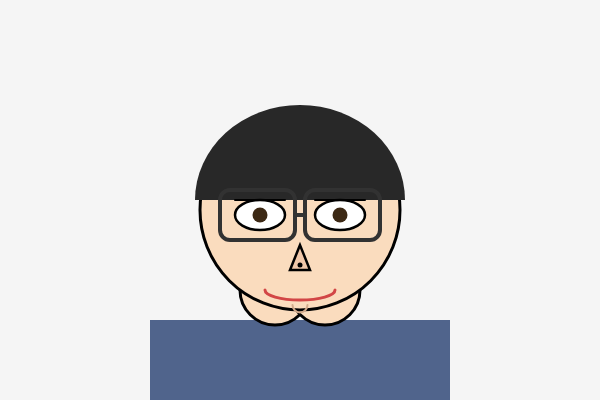
Frame 1 (no input)
Frame 60 (no input): identical to frame 1, image omitted
Frame 120 (the mouse pressed at the canvas centre since frame 60): identical to frame 1, image omitted

The p5.js sketch that drew this single still picture (run headless with seeded random() and noise() and a simulated clock; from frame 60 on, the mouse is pressed at the canvas centre):

// p5.js sketch
// ── sketch.js
let charX = 300;
let charY = 200;
let hairColor = 40;
let eyeH = 30;

function setup() {
  createCanvas(600, 400);
}

function draw() {
  background(245);

  noStroke();
  fill(80, 100, 140);
  rect(charX - 150, charY + 120, 300, 80);

  stroke(0);
  strokeWeight(3);
  fill(250, 220, 190);
  ellipse(charX - 25, charY + 90, 70, 70);
  ellipse(charX + 25, charY + 90, 70, 70);
  ellipse(charX, charY + 10, 200, 200);

  noFill();
  stroke(210, 170, 140);
  strokeWeight(2);
  arc(charX, charY + 105, 15, 15, 0, PI);

  fill(hairColor);
  noStroke();
  arc(charX, charY, 210, 190, PI, 0);

  stroke(0);
  strokeWeight(2.5);
  fill(255);
  ellipse(charX - 40, charY + 15, 50, eyeH);
  ellipse(charX + 40, charY + 15, 50, eyeH);

  let pupilX = 0;
  let pupilY = 0;

  fill(60, 40, 20);
  noStroke();
  ellipse(charX - 40 + pupilX, charY + 15 + pupilY, 15, 15);
  ellipse(charX + 40 + pupilX, charY + 15 + pupilY, 15, 15);

  stroke(50);
  strokeWeight(4);
  noFill();
  rect(charX - 80, charY - 10, 75, 50, 10);
  rect(charX + 5, charY - 10, 75, 50, 10);
  line(charX - 5, charY + 15, charX + 5, charY + 15);

  stroke(0);
  strokeWeight(2.5);
  fill(240, 200, 170);
  triangle(charX, charY + 45, charX - 10, charY + 70, charX + 10, charY + 70);

  fill(0);
  noStroke();
  ellipse(charX, charY + 65, 5, 5);

  stroke(210, 70, 70);
  strokeWeight(3);
  noFill();
  arc(charX, charY + 90, 70, 20, 0, PI);

  stroke(0);
  strokeWeight(2);
  line(charX - 65, charY, charX - 15, charY);
  line(charX + 15, charY, charX + 65, charY);
}

// ── style.css
html,
body {
  margin: 0;
  padding: 0;
  overflow: hidden;
  background: #111827;
}

canvas {
  display: block;
}
